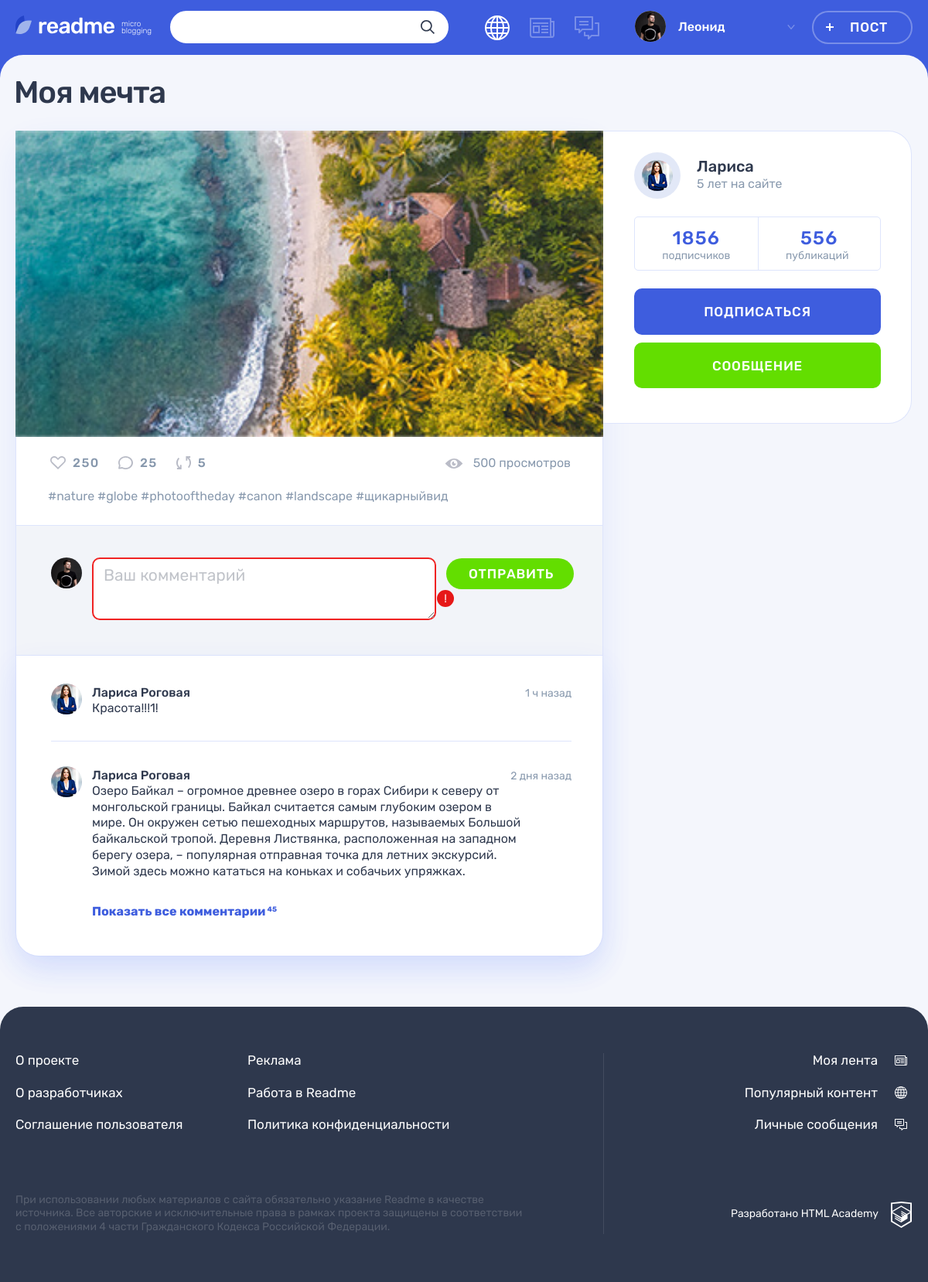
Screenshot of /post.php?post_id=4 with the database file from the repository.
### tables this page shows
CREATE TABLE post (
    id INT AUTO_INCREMENT PRIMARY KEY,
    create_date datetime NOT NULL DEFAULT CURRENT_TIMESTAMP,
    heading char(64) NOT NULL,
    content text DEFAULT NULL,
    author_quote char(64) DEFAULT NULL,
    image char(255) DEFAULT NULL,
    video char(255) DEFAULT NULL,
    link char(255) DEFAULT NULL,
    number_views int(11) DEFAULT NULL,
    users_id int(11) NOT NULL,
    hash_id int(11) NOT NULL,
    type_content_id int(11) NOT NULL,
    FOREIGN KEY (users_id)  REFERENCES users (id),
    FOREIGN KEY (hash_id)  REFERENCES hash (id),
    FOREIGN KEY (type_content_id)  REFERENCES type_content (id)
);

CREATE TABLE users (
   id INT AUTO_INCREMENT PRIMARY KEY,
   registration_date TIMESTAMP DEFAULT CURRENT_TIMESTAMP,
   email VARCHAR(128) NOT NULL UNIQUE,
   name CHAR(255) NOT NULL,
   password CHAR(64) NOT NULL,
   avatar_path CHAR(255) NOT NULL
);

### helpers.php (called while the page is built, shortened)
<?php
function include_template($name, array $data = [])
{
    $name = 'templates/' . $name;
    extract($data);
    require $name;
    $result = ob_get_clean();
    return $result;
}

### post.php (the view, shortened to what this page needs)
<?php
require_once('helpers.php');
require_once('connection.php');
$is_auth = rand(0, 1);
$user_name = 'Леонид';
$title = 'Популярное';
$add_form = false;
$id = filter_input(INPUT_GET, 'post_id', FILTER_VALIDATE_INT);
$sql = 'SELECT p.id, p.heading, p.content, p.image, p.link, p.video, u.name, u.avatar_path, t.class_name
    FROM post p
    JOIN users u ON p.users_id = u.id
    JOIN type_content t ON p.type_content_id = t.id';
if ($id) {
    $sql .= ' WHERE p.id = ' . $id;
    $result = mysqli_query($con, $sql);
    $active_post = mysqli_fetch_array($result, MYSQLI_ASSOC);
}
$post_content = include_template("post-" . $active_post['class_name'] . ".php", ['content' => $active_post]);
$page_content = include_template('one-post.php',
    [
        'content' => $post_content,
        'post' => $active_post
    ]);
$layout_content = include_template('layout.php',
    [
        'content' => $page_content,
        'title' => $title,
        'user_name' => $user_name,
        'is_auth' => $is_auth,
        'add_form' => $add_form
    ]);
print($layout_content);

### templates/post-photo.php (shortened to what this page needs)
<div class="post-details__image-wrapper post-photo__image-wrapper">
    <img src="uploads/<?=$content['image'];?>" alt="Фото от пользователя" width="760" height="507">
</div>

### templates/one-post.php (shortened to what this page needs)
<!DOCTYPE html>
<main class="page__main page__main--publication">
    <div class="container">
        <h1 class="page__title page__title--publication"><?= $post['heading'] ?></h1>
        <section class="post-details">
            <div class="post-details__wrapper post-photo">
                <div class="post-details__main-block post post--details">
                    <?= $content ?>
                    <div class="post__indicators">
                        <div class="post__buttons">
                            <a class="post__indicator post__indicator--likes button" href="#" title="Лайк">
                                <svg class="post__indicator-icon" width="20" height="17">
                                    <use xlink:href="#icon-heart"></use>
                                </svg>
                                <span>250</span>
                            </a>
                            <a class="post__indicator post__indicator--comments button" href="#" title="Комментарии">
                                <svg class="post__indicator-icon" width="19" height="17">
                                    <use xlink:href="#icon-comment"></use>
                                </svg>
                                <span>25</span>
                            </a>
                            <a class="post__indicator post__indicator--repost button" href="#" title="Репост">
                                <svg class="post__indicator-icon" width="19" height="17">
                                    <use xlink:href="#icon-repost"></use>
                                </svg>
                                <span>5</span>
                            </a>
                        </div>
                        <span class="post__view">500 просмотров</span>
                    </div>
                    <ul class="post__tags">
                        <li><a href="#">#nature</a></li>
                        <li><a href="#">#globe</a></li>
                        <li><a href="#">#photooftheday</a></li>
                        <li><a href="#">#canon</a></li>
                        <li><a href="#">#landscape</a></li>
                        <li><a href="#">#щикарныйвид</a></li>
                    </ul>
                    <div class="comments">
                        <form class="comments__form form" action="#" method="post">
                            <div class="comments__my-avatar">
                                <img class="comments__picture" src="img/userpic-medium.jpg" alt="Аватар пользователя">
                            </div>
                            <div class="form__input-section form__input-section--error">
                                <textarea class="comments__textarea form__textarea form__input" placeholder="Ваш комментарий"></textarea>
                                <button class="form__error-button button" type="button">!</button>
                            </div>
                            <button class="comments__submit button button--green" type="submit">Отправить</button>
                        </form>
                        <div class="comments__list-wrapper">
                            <ul class="comments__list">
                                <li class="comments__item user">
                                    <div class="comments__avatar">
                                        <a class="user__avatar-link" href="#">
                                            <img class="comments__picture" src="img/userpic-larisa.jpg" alt="Аватар пользователя">
                                        </a>
                                    </div>
                                    <div class="comments__info">
                                        <div class="comments__name-wrapper">
                                            <a class="comments__user-name" href="#">
                                                <span>Лариса Роговая</span>
                                            </a>
                                            <time class="comments__time" datetime="2019-03-20">1 ч назад</time>
                                        </div>
                                        <p class="comments__text">
                                            Красота!!!1!
                                        </p>
                                    </div>
                                </li>
                                <li class="comments__item user">
                                    <div class="comments__avatar">
                                        <a class="user__avatar-link" href="#">
                                            <img class="comments__picture" src="img/userpic-larisa.jpg" alt="Аватар пользователя">
                                        </a>
                                    </div>
                                    <div class="comments__info">
                                        <div class="comments__name-wrapper">
                                            <a class="comments__user-name" href="#">
                                                <span>Лариса Роговая</span>
                                            </a>
                                            <time class="comments__time" datetime="2019-03-18">2 дня назад</time>
                                        </div>
                                        <p class="comments__text">
                                            Озеро Байкал – огромное древнее озеро в горах Сибири к северу от монгольской границы. Байкал считается самым глубоким озером в мире. Он окружен сетью пешеходных маршрутов, называемых Большой байкальской тропой. Деревня Листвянка, расположенная на западном берегу озера, – популярная отправная точка для летних экскурсий. Зимой здесь можно кататься на коньках и собачьих упряжках.
                                        </p>
                                    </div>
                                </li>
                            </ul>
                            <a class="comments__more-link" href="#">
                                <span>Показать все комментарии</span>
                                <sup class="comments__amount">45</sup>
                            </a>
                        </div>
                    </div>
                </div>
                <div class="post-details__user user">
                    <div class="post-details__user-info user__info">
                        <div class="post-details__avatar user__avatar">
                            <a class="post-details__avatar-link user__avatar-link" href="#">
                                <img class="post-details__picture user__picture" src="uploads/<?= $post['avatar_path'] ?>" alt="Аватар пользователя">
                            </a>
                        </div>
                        <div class="post-details__name-wrapper user__name-wrapper">
                            <a class="post-details__name user__name" href="#">
                                <span><?= $post['name'] ?></span>
                            </a>
                            <time class="post-details__time user__time" datetime="2014-03-20">5 лет на сайте</time>
                        </div>
                    </div>
                    <div class="post-details__rating user__rating">
                        <p class="post-details__rating-item user__rating-item user__rating-item--subscribers">
                            <span class="post-details__rating-amount user__rating-amount">1856</span>
                            <span class="post-details__rating-text user__rating-text">подписчиков</span>
                        </p>
                        <p class="post-details__rating-item user__rating-item user__rating-item--publications">
                            <span class="post-details__rating-amount user__rating-amount">556</span>
                            <span class="post-details__rating-text user__rating-text">публикаций</span>
                        </p>
                    </div>
                    <div class="post-details__user-buttons user__buttons">
                        <button class="user__button user__button--subscription button button--main" type="button">Подписаться</button>
                        <a class="user__button user__button--writing button button--green" href="#">Сообщение</a>
                    </div>
                </div>
            </div>
        </section>
    </div>
</main>

### rows the page displays
post: heading "Моя мечта", image (picture), users.avatar_path (picture), users.name "Лариса"

### other values shown
$user_name "Леонид"
